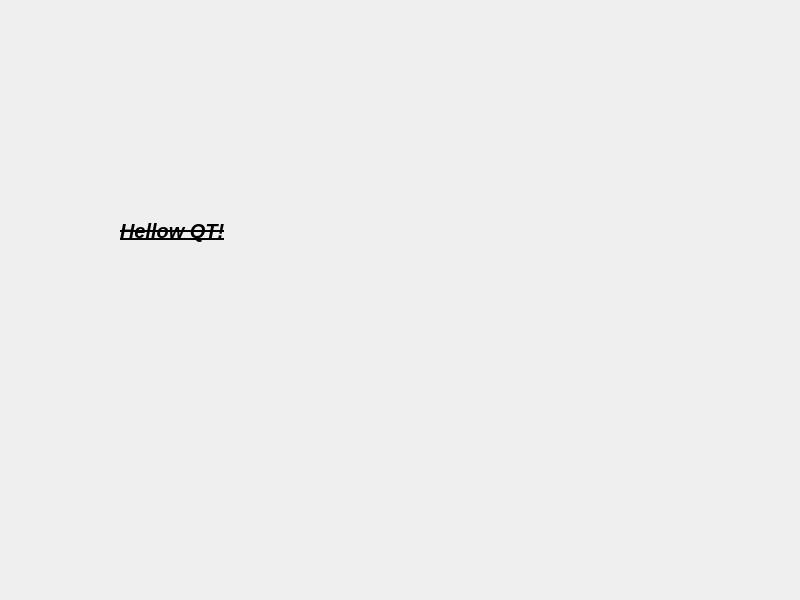
<?xml version="1.0" encoding="UTF-8"?>
<ui version="4.0">
 <class>Widget</class>
 <widget class="QWidget" name="Widget">
  <property name="enabled">
   <bool>true</bool>
  </property>
  <property name="geometry">
   <rect>
    <x>0</x>
    <y>0</y>
    <width>800</width>
    <height>600</height>
   </rect>
  </property>
  <property name="font">
   <font>
    <italic>true</italic>
    <bold>true</bold>
    <underline>true</underline>
    <strikeout>true</strikeout>
   </font>
  </property>
  <property name="windowTitle">
   <string>Widget</string>
  </property>
  <widget class="QLabel" name="label">
   <property name="geometry">
    <rect>
     <x>120</x>
     <y>150</y>
     <width>181</width>
     <height>161</height>
    </rect>
   </property>
   <property name="font">
    <font>
     <pointsize>15</pointsize>
     <italic>true</italic>
     <bold>true</bold>
     <underline>true</underline>
     <strikeout>true</strikeout>
    </font>
   </property>
   <property name="text">
    <string>Hellow QT!</string>
   </property>
  </widget>
 </widget>
 <resources/>
 <connections/>
</ui>
